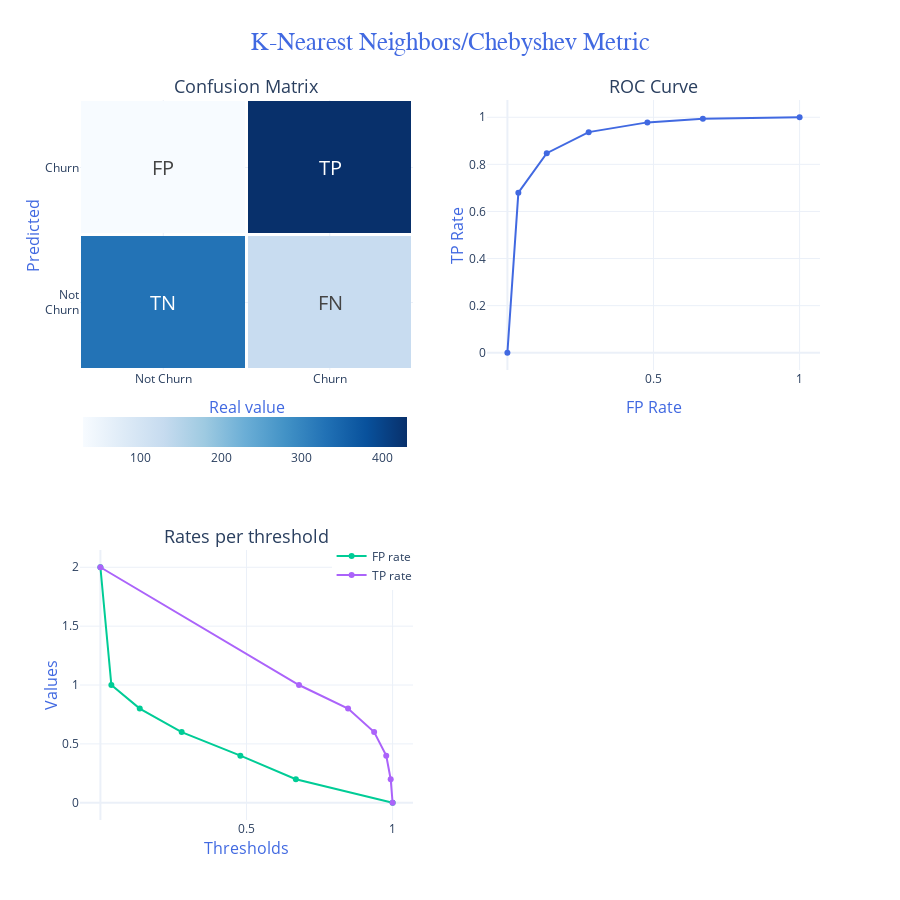

This figure's notebook cell:
### Markdown cell above
#### 3.5 K-Nearest Neighbors - Chebyshev Metric

### Code cell
model.knn_chebyshev()

### Figure 1 — Plotly figure (JSON) as saved in the notebook; plotly's stock layout.template omitted (floating-point values rounded to 4 significant figures)
{"data": [{"colorbar": {"len": 0.465, "orientation": "h", "x": 0.223, "y": 0.48}, "colorscale": [[0.0, "rgb(247,251,255)"], [0.125, "rgb(222,235,247)"], [0.25, "rgb(198,219,239)"], [0.375, "rgb(158,202,225)"], [0.5, "rgb(107,174,214)"], [0.625, "rgb(66,146,198)"], [0.75, "rgb(33,113,181)"], [0.875, "rgb(8,81,156)"], [1.0, "rgb(8,48,107)"]], "text": [["TN", "FN"], ["FP", "TP"]], "textfont": {"size": 20}, "texttemplate": "%{text}", "x": ["Not Churn", "Churn"], "xgap": 3, "y": ["Not<br>Churn", "Churn"], "ygap": 3, "z": [[327, 126], [29, 430]], "type": "heatmap", "xaxis": "x", "yaxis": "y"}, {"line": {"color": "RoyalBlue", "width": 2}, "showlegend": false, "x": [0.0, 0.03753, 0.1347, 0.2781, 0.479, 0.6689, 1.0], "y": [0.0, 0.6797, 0.8475, 0.9368, 0.9782, 0.9935, 1.0], "type": "scatter", "xaxis": "x2", "yaxis": "y2"}, {"name": "FP rate", "x": [0.0, 0.03753, 0.1347, 0.2781, 0.479, 0.6689, 1.0], "y": [2.0, 1.0, 0.8, 0.6, 0.4, 0.2, 0.0], "type": "scatter", "xaxis": "x3", "yaxis": "y3"}, {"name": "TP rate", "x": [0.0, 0.6797, 0.8475, 0.9368, 0.9782, 0.9935, 1.0], "y": [2.0, 1.0, 0.8, 0.6, 0.4, 0.2, 0.0], "type": "scatter", "xaxis": "x3", "yaxis": "y3"}], "layout": {"xaxis": {"anchor": "y", "domain": [0.0, 0.45], "title": {"font": {"size": 16, "color": "RoyalBlue"}, "text": "Real value"}}, "yaxis": {"anchor": "x", "domain": [0.625, 1.0], "title": {"font": {"size": 16, "color": "RoyalBlue"}, "text": "Predicted", "standoff": 0.5}}, "xaxis2": {"anchor": "y2", "domain": [0.55, 1.0], "title": {"font": {"size": 16, "color": "RoyalBlue"}, "text": "FP Rate"}, "tickvals": [0.5, 1]}, "yaxis2": {"anchor": "x2", "domain": [0.625, 1.0], "title": {"font": {"size": 16, "color": "RoyalBlue"}, "text": "TP Rate", "standoff": 0.5}}, "xaxis3": {"anchor": "y3", "domain": [0.0, 0.45], "title": {"font": {"size": 16, "color": "RoyalBlue"}, "text": "Thresholds", "standoff": 0}, "tickvals": [0.5, 1]}, "yaxis3": {"anchor": "x3", "domain": [0.0, 0.375], "title": {"font": {"size": 16, "color": "RoyalBlue"}, "text": "Values", "standoff": 0}}, "xaxis4": {"anchor": "y4", "domain": [0.55, 1.0]}, "yaxis4": {"anchor": "x4", "domain": [0.0, 0.375]}, "annotations": [{"font": {"size": 18}, "showarrow": false, "text": "Confusion Matrix", "x": 0.225, "xanchor": "center", "xref": "paper", "y": 1.0, "yanchor": "bottom", "yref": "paper"}, {"font": {"size": 18}, "showarrow": false, "text": "ROC Curve", "x": 0.775, "xanchor": "center", "xref": "paper", "y": 1.0, "yanchor": "bottom", "yref": "paper"}, {"font": {"size": 18}, "showarrow": false, "text": "Rates per threshold", "x": 0.225, "xanchor": "center", "xref": "paper", "y": 0.375, "yanchor": "bottom", "yref": "paper"}], "title": {"font": {"size": 25, "color": "RoyalBlue", "family": "Arial"}, "text": "K-Nearest Neighbors/Chebyshev Metric", "x": 0.5}, "legend": {"x": 0.34, "y": 0.32}, "height": 900}}
